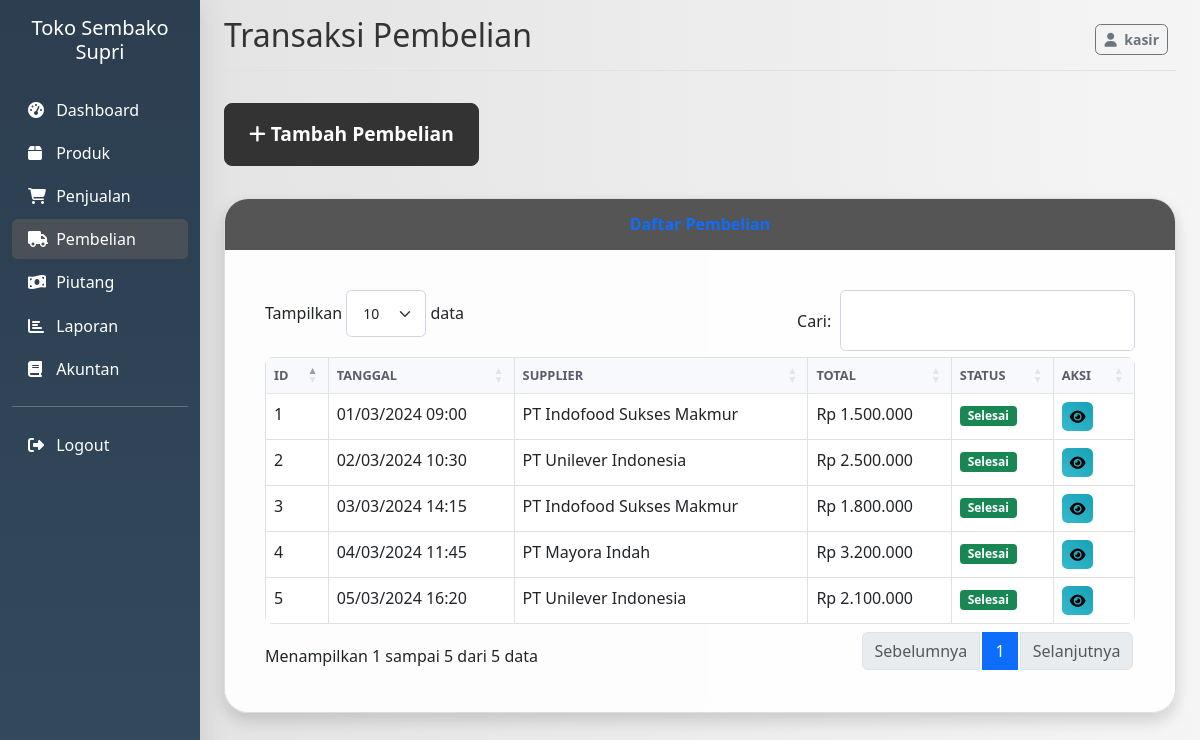
The page /index.php?page=purchases (signed in) on the database its author committed.
### tables this page shows
CREATE TABLE `purchases` (
  `id` int(11) NOT NULL AUTO_INCREMENT,
  `date` datetime NOT NULL,
  `supplier_id` int(11) NOT NULL,
  `total` decimal(10,2) NOT NULL,
  `payment_method` enum('cash','credit') NOT NULL DEFAULT 'cash',
  `status` enum('completed','cancelled') NOT NULL DEFAULT 'completed',
  `created_at` timestamp NOT NULL DEFAULT current_timestamp(),
  `updated_at` timestamp NOT NULL DEFAULT current_timestamp() ON UPDATE current_timestamp(),
  PRIMARY KEY (`id`),
  KEY `supplier_id` (`supplier_id`),
  CONSTRAINT `purchases_ibfk_1` FOREIGN KEY (`supplier_id`) REFERENCES `suppliers` (`id`)
);

CREATE TABLE `suppliers` (
  `id` int(11) NOT NULL AUTO_INCREMENT,
  `name` varchar(255) NOT NULL,
  `contact_person` varchar(255) DEFAULT NULL,
  `phone` varchar(20) DEFAULT NULL,
  `address` text DEFAULT NULL,
  `created_at` timestamp NOT NULL DEFAULT current_timestamp(),
  `updated_at` timestamp NOT NULL DEFAULT current_timestamp() ON UPDATE current_timestamp(),
  PRIMARY KEY (`id`)
);

### models/Purchase.php (called while the page is built, shortened)
<?php
class Purchase {
    private $conn;
    private $table = 'purchases';
    private $database;
    public function __construct() {
        $this->database = new Database();
    }
    private function reconnect() {
        try {
            $this->conn = $this->database->getConnection();
            return true;
        } catch (Exception $e) {
            throw new Exception("Failed to connect to database: " . $e->getMessage());
        }
    }
    public function getAll() {
        try {
            $query = "SELECT p.*, s.name as supplier_name
                      FROM " . $this->table . " p
                      JOIN suppliers s ON p.supplier_id = s.id
                      ORDER BY p.date DESC";
            $stmt = $this->conn->prepare($query);
            $stmt->execute();
            return $stmt->fetchAll(PDO::FETCH_ASSOC);
        } catch (PDOException $e) {
            throw new Exception("Error getting purchases: " . $e->getMessage());
        }
    }
}
?>

### config/database.php (called while the page is built, shortened)
<?php
class Database {
    private $host = 'localhost';
    private $username = 'root';
    private $password = '';
    private $database = 'toko_sembako_supri';
    public function getConnection() {
        $this->conn = null;
        try {
            $options = [
                PDO::ATTR_ERRMODE => PDO::ERRMODE_EXCEPTION,
                PDO::ATTR_DEFAULT_FETCH_MODE => PDO::FETCH_ASSOC,
                PDO::ATTR_EMULATE_PREPARES => false,
                PDO::MYSQL_ATTR_INIT_COMMAND => "SET NAMES utf8",
                PDO::ATTR_TIMEOUT => 60,
                PDO::MYSQL_ATTR_USE_BUFFERED_QUERY => true,
                PDO::ATTR_PERSISTENT => true,
            ];
            $this->conn = new PDO(
                "mysql:host=" . $this->host . ";dbname=" . $this->database . ";charset=utf8",
                $this->username,
                $this->password,
                $options
            );
            $this->conn->exec("SET time_zone = '+07:00'");
            $this->conn->exec("SET SESSION innodb_lock_wait_timeout = 50");
            $this->conn->exec("SET SESSION wait_timeout = 60");
            $this->conn->exec("SET SESSION interactive_timeout = 60");
        } catch(PDOException $e) {
            echo "Connection error: " . $e->getMessage();
        }
        return $this->conn;
    }
}
?>

### models/PurchaseDetail.php (called while the page is built, shortened)
<?php
class PurchaseDetail {
    private $database;
    public function __construct() {
        $this->database = new Database();
    }
    private function reconnect() {
        try {
            $this->conn = $this->database->getConnection();
            return true;
        } catch (Exception $e) {
            throw new Exception("Failed to connect to database: " . $e->getMessage());
        }
    }
}
?>

### models/Product.php (called while the page is built, shortened)
<?php
class Product {
    public function __construct() {
        $database = new Database();
    }
}
?>

### models/Supplier.php (called while the page is built, shortened)
<?php
class Supplier {
    public function __construct() {
        $database = new Database();
    }
}
?>

### controllers/PurchaseController.php (called while the page is built, shortened)
<?php
require_once 'models/Purchase.php';
require_once 'models/PurchaseDetail.php';
require_once 'models/Product.php';
require_once 'models/Supplier.php';
class PurchaseController {
    private $purchase;
    public function __construct() {
        $this->purchase = new Purchase();
    }
    public function getAllPurchases() {
        return $this->purchase->getAll();
    }
}
?>

### views/purchases.php (the view, shortened to what this page needs)
<?php
require_once 'controllers/PurchaseController.php';
require_once 'models/Purchase.php';
$purchaseController = new PurchaseController();
$purchases = $purchaseController->getAllPurchases();
?>
<div class="mb-3">
    <button type="button" class="btn btn-primary" data-bs-toggle="modal" data-bs-target="#addPurchaseModal">
        <i class="fas fa-plus"></i> Tambah Pembelian
    </button>
</div>
<div class="card shadow mb-4">
    <div class="card-header py-3">
        <h6 class="m-0 font-weight-bold text-primary">Daftar Pembelian</h6>
    </div>
    <div class="card-body">
        <div class="table-responsive">
            <table class="table table-bordered" id="dataTable" width="100%" cellspacing="0">
                <thead>
                    <tr>
                        <th>ID</th>
                        <th>Tanggal</th>
                        <th>Supplier</th>
                        <th>Total</th>
                        <th>Status</th>
                        <th>Aksi</th>
                    </tr>
                </thead>
                <tbody>
                    <?php foreach ($purchases as $purchase): ?>
                        <tr>
                            <td><?= $purchase['id'] ?></td>
                            <td><?= date('d/m/Y H:i', strtotime($purchase['date'])) ?></td>
                            <td><?= $purchase['supplier_name'] ?></td>
                            <td>Rp <?= number_format($purchase['total'], 0, ',', '.') ?></td>
                            <td>
                                <?php if ($purchase['status'] == 'completed'): ?>
                                    <span class="badge bg-success">Selesai</span>
                                <?php elseif ($purchase['status'] == 'pending'): ?>
                                    <span class="badge bg-warning">Pending</span>
                                <?php else: ?>
                                    <span class="badge bg-secondary"><?= $purchase['status'] ?></span>
                                <?php endif; ?>
                            </td>
                            <td>
                                <a href="index.php?page=purchases&action=view&id=<?= $purchase['id'] ?>" class="btn btn-sm btn-info">
                                    <i class="fas fa-eye"></i>
                                </a>
                            </td>
                        </tr>
                    <?php endforeach; ?>
                </tbody>
            </table>
        </div>
    </div>
</div>

### assets/css/style.css (style rules this page uses)
body { font-family: "Segoe UI", Tahoma, Geneva, Verdana, sans-serif; background: linear-gradient(to right, #e0e0e0, #f5f5f5); min-height: 100vh; display: flex; align-items: center; justify-content: center; color: #333; }
.card { border-radius: 1.5rem; overflow: hidden; box-shadow: 0 1rem 3rem rgba(0, 0, 0, 0.1); transition: transform 0.3s ease-in-out; background-color: rgba(255, 255, 255, 0.9); backdrop-filter: blur(5px); border: 1px solid #ddd; }
.card-header { background-color: #555; color: white; border-bottom: none; border-top-left-radius: 1.5rem; border-top-right-radius: 1.5rem; padding: 2rem 1.5rem; font-size: 1.5rem; font-weight: bold; text-align: center; }
.card-body { padding: 2.5rem; }
.btn { border-radius: 0.35rem; font-weight: 600; transition: all 0.3s ease; }
.btn-primary { background-color: #333; border-color: #333; color: white; border-radius: 0.5rem; padding: 1rem 1.5rem; font-size: 1.2rem; font-weight: bold; transition: background-color 0.3s ease-in-out, border-color 0.3s ease-in-out, opacity 0.3s ease-in-out, transform 0.3s ease-in-out; }
.btn-info { background: linear-gradient(45deg, #36b9cc, #17a2b8); border: none; }
.table { border-radius: 0.5rem; overflow: hidden; }
.table thead th { background-color: #f8f9fc; border-bottom: 2px solid #e3e6f0; font-weight: 600; color: #5a5c69; text-transform: uppercase; font-size: 0.8rem; }
.badge { font-size: 0.75rem; font-weight: 600; border-radius: 0.25rem; }
.mb-3 { margin-bottom: 2rem !important; }
.font-weight-bold { font-weight: 700 !important; }

### rows shown on the page
purchases: id "5", date "05/03/2024 16:20", supplier.name "PT Unilever Indonesia", total "2.100.000", status "Selesai"
purchases: id "4", date "04/03/2024 11:45", supplier.name "PT Mayora Indah", total "3.200.000", status "Selesai"
purchases: id "3", date "03/03/2024 14:15", supplier.name "PT Indofood Sukses Makmur", total "1.800.000", status "Selesai"
purchases: id "2", date "02/03/2024 10:30", supplier.name "PT Unilever Indonesia", total "2.500.000", status "Selesai"
purchases: id "1", date "01/03/2024 09:00", supplier.name "PT Indofood Sukses Makmur", total "1.500.000", status "Selesai"

### other values the page prints
$_SESSION['username'] "kasir"
